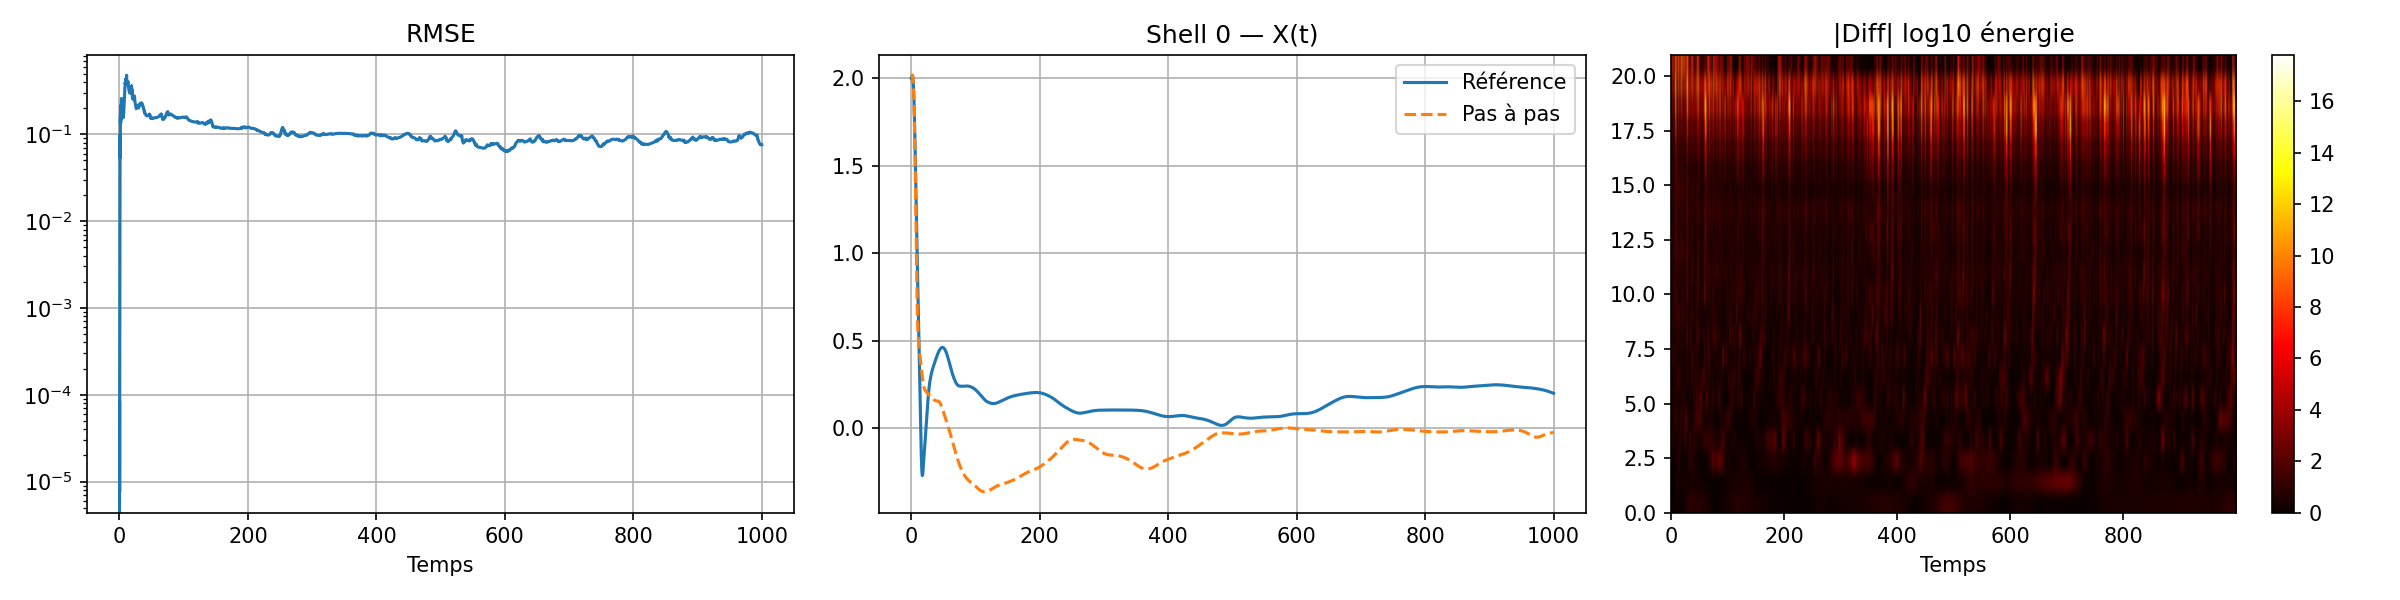

The script that saved this image:
import ctypes
import numpy as np
import matplotlib.pyplot as plt

lib = ctypes.CDLL("/home/s26calme/Documents/code_stage/KF/enkf_lib.so")
_ptr = ctypes.POINTER(ctypes.c_double)

lib.init.restype    = None
lib.init.argtypes   = [_ptr, _ptr]
lib.step_n.restype  = None
lib.step_n.argtypes = [_ptr, _ptr, ctypes.c_int]
lib.get_N.restype   = ctypes.c_int

N    = lib.get_N()
N_fs = 1000-1   # 1/(dt*fs) = 1/(1e-5 * 100)

def to_ptr(arr):
    return np.ascontiguousarray(arr, dtype=np.float64).ctypes.data_as(_ptr)

# Lecture données référence
data  = np.loadtxt("/home/s26calme/Documents/code_stage/GOY-main/data_test.dat")
X_ref = data[:, 0::2]   # (n_snap, N)
Y_ref = data[:, 1::2]
n_snap = len(X_ref)
print(f"Référence : {n_snap} snapshots")

# Simulation pas à pas — init UNE SEULE FOIS
X_sim = np.zeros_like(X_ref)
Y_sim = np.zeros_like(Y_ref)
X_sim[0] = X_ref[0]
Y_sim[0] = Y_ref[0]

lib.init(to_ptr(X_ref[0]), to_ptr(Y_ref[0]))   # ← une seule fois

for i in range(1, n_snap):
    X_out = np.zeros(N, dtype=np.float64)
    Y_out = np.zeros(N, dtype=np.float64)
    lib.step_n(to_ptr(X_out), to_ptr(Y_out), ctypes.c_int(N_fs))
    X_sim[i] = X_out
    Y_sim[i] = Y_out

# Comparaison
rmse = np.sqrt(np.mean((X_sim - X_ref)**2 + (Y_sim - Y_ref)**2, axis=1))
print(f"RMSE max : {rmse.max():.4e} | RMSE min : {rmse.min():.4e}")

t = np.arange(n_snap) * N_fs * 1e-5

fig, axes = plt.subplots(1, 3, figsize=(16, 4))

axes[0].semilogy(t, rmse)
axes[0].set_title("RMSE") ; axes[0].set_xlabel("Temps") ; axes[0].grid(True)

axes[1].plot(t, X_ref[:,0], label="Référence")
axes[1].plot(t, X_sim[:,0], '--', label="Pas à pas")
axes[1].set_title("Shell 0 — X(t)") ; axes[1].legend() ; axes[1].grid(True)

E_ref = np.log10(X_ref**2 + Y_ref**2 + 1e-20)
E_sim = np.log10(X_sim**2 + Y_sim**2 + 1e-20)
diff  = np.abs(E_ref - E_sim)
im = axes[2].imshow(diff.T, aspect='auto', origin='lower',
                    extent=[t[0],t[-1],0,N-1], cmap='hot')
axes[2].set_title("|Diff| log10 énergie") ; axes[2].set_xlabel("Temps")
plt.colorbar(im, ax=axes[2])

plt.tight_layout()
plt.savefig("comparaison.png", dpi=150)
plt.show()
